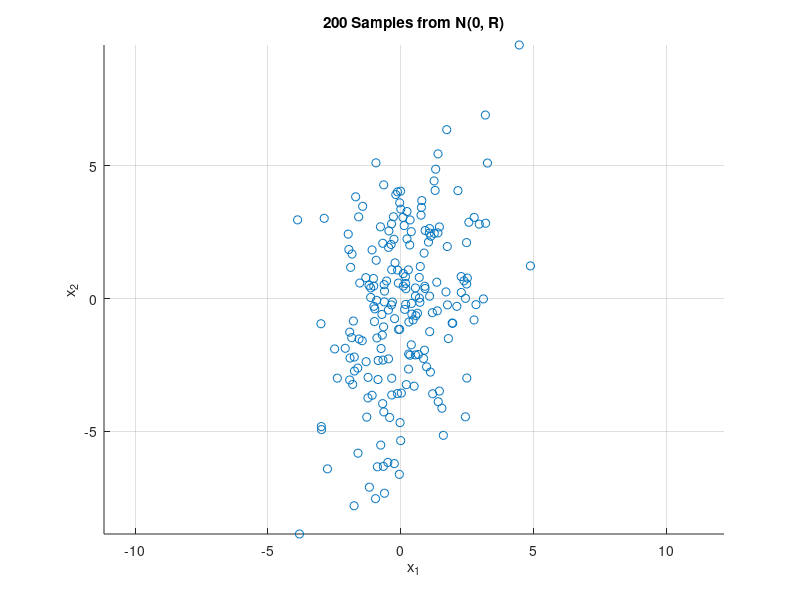
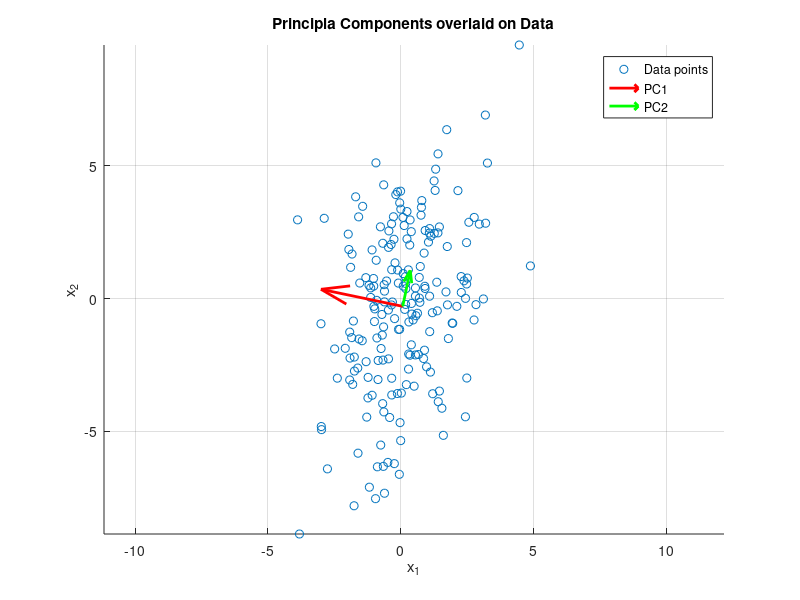

MATLAB code for these plots, in order:
clear;clc;
close all;
format compact

x1 = [1;5];x2 = [-5;1];
x1 = x1/norm(x1);x2 = x2/norm(x2);
E = [10, 0;0, 2];P = [x1, x2];

R = P*E*inv(P);

N = 200;
data = mvnrnd([0 0], R, N);

figure(1);scatter(data(:,1), data(:,2));
title('200 Samples from N(0, R)');
xlabel('x_1');ylabel('x_2');
axis equal;grid on;

R_hat = cov(data);
[V, D] = eig(R_hat);[eigenvalues, idx] = sort(diag(D), 'descend');

figure(2);
scatter(data(:,1), data(:,2));hold on;

mean_data = mean(data);
quiver(mean_data(1), mean_data(2), V(1,1),...
    V(2,1), eigenvalues(1)^0.5, 'r', 'LineWidth', 2);
quiver(mean_data(1), mean_data(2), V(1,2),...
    V(2,2), eigenvalues(2)^0.5, 'g', 'LineWidth', 2);

title('Principla Components overlaid on Data');
xlabel('x_1');ylabel('x_2');
axis equal;grid on;
legend('Data points', 'PC1', 'PC2');
